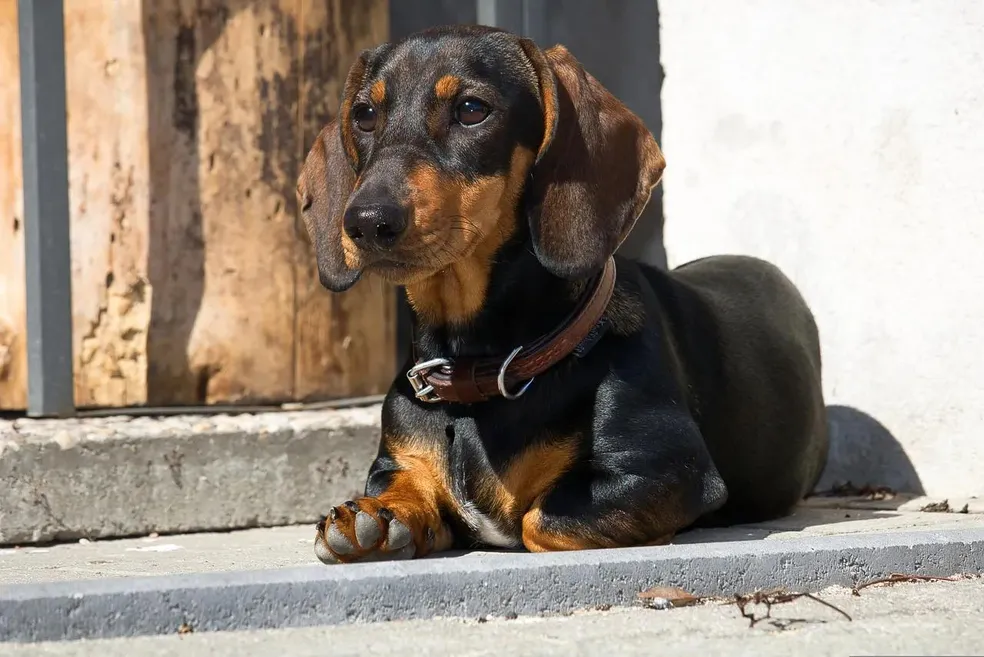
#> input picture IA_Model/Dataset/ImDog/IsDog (1.2).webp, 984 x 657 px, found by its file name; its folder holds only this picture in this run
$ python Passo1_Redimensionar.py
#> lines starting #> are read from the running program, lines starting #| are printed output that depends on the picture
### IA_Model/Lib_Preenchimento.py
from PIL import Image
import cv2
import os

Target_width=3840
Target_height=2560

def redimensionar_imagem(caminho):

#> called with caminho = 'Dataset\\ImDog/IsDog (1.2).webp'
        imagem = Image.open(caminho)
#> imagem is the input picture: PIL image 984x657 RGB; mean R, G, B 150.6, 139.5, 128.3

        # Obtém as dimensões atuais da imagem
        largura_atual, altura_atual = imagem.size
#> largura_atual = 984; altura_atual = 657

        if (altura_atual/Target_height)>(largura_atual/Target_width):
            return preenchimento_lateral(imagem,largura_atual,altura_atual)

        elif((altura_atual/Target_height)<(largura_atual/Target_width)):
            return preenchimento_sanduiche(imagem,largura_atual,altura_atual)

        else:
            return expansao((imagem,largura_atual,altura_atual))


def preenchimento_lateral(imagem,largura,altura):

    #Se eu maximizo a altura
    #236w x 332h
    #?w x 2560h
#> called with largura = 984, altura = 657
    imagem_com_bordas = Image.new('RGB', (Target_width, Target_height), 'black')
#> imagem_com_bordas: PIL image 3840x2560 RGB; every value is 0

    nova_largura=(largura*Target_height)/altura
#> nova_largura = 3834.2

    imagem = imagem.resize((int(nova_largura), Target_height), Image.BICUBIC)
#> imagem: PIL image 3834x2560 RGB

    x = (imagem_com_bordas.width - imagem.width) // 2
#> x = 3
    y = 0

    imagem_com_bordas.paste(imagem,(int(x), int(y)) )
    return imagem_com_bordas

# [16 lines left out: function preenchimento_sanduiche, not called in this run]

def expansao(imagem,largura,altura):
    imagem = imagem.resize((Target_height, Target_width ), Image.BICUBIC)
    return imagem


"""
def main():
    os.system('cls' if os.name == 'nt' else 'clear')
    #caminho_imagem="Bcopy.jpeg" #De 236x332 a 3840x2560
    caminho_imagem="IsDog (1.2).webp" #De 984x657 a 3840x2560

    if os.path.exists(caminho_imagem):
        try:
            nova_imagem=redimensionar_imagem(caminho_imagem)
        except Exception as error:
            print(f"Erro ao redimensionar a imagem: {error}")
        # Redimensiona a imagem
        print(f"Resolução depois do preenchimento: {nova_imagem.width}x{nova_imagem.height}")
        nova_imagem.show()

    else:
        print("Caminho da imagem inválido.")

if __name__ == "__main__":
    main()


"""

### IA_Model/Passo1_Redimensionar.py
import progressbar
from Lib_Preenchimento import redimensionar_imagem
from PIL import Image
import os

def redimensionar_e_salvar_imagem(caminho_imagem, pasta_destino):
    try:
        nova_imagem = redimensionar_imagem(caminho_imagem)
        nome_arquivo = os.path.basename(caminho_imagem)
        caminho_destino = os.path.join(pasta_destino, nome_arquivo)
        nova_imagem = nova_imagem.convert('L')
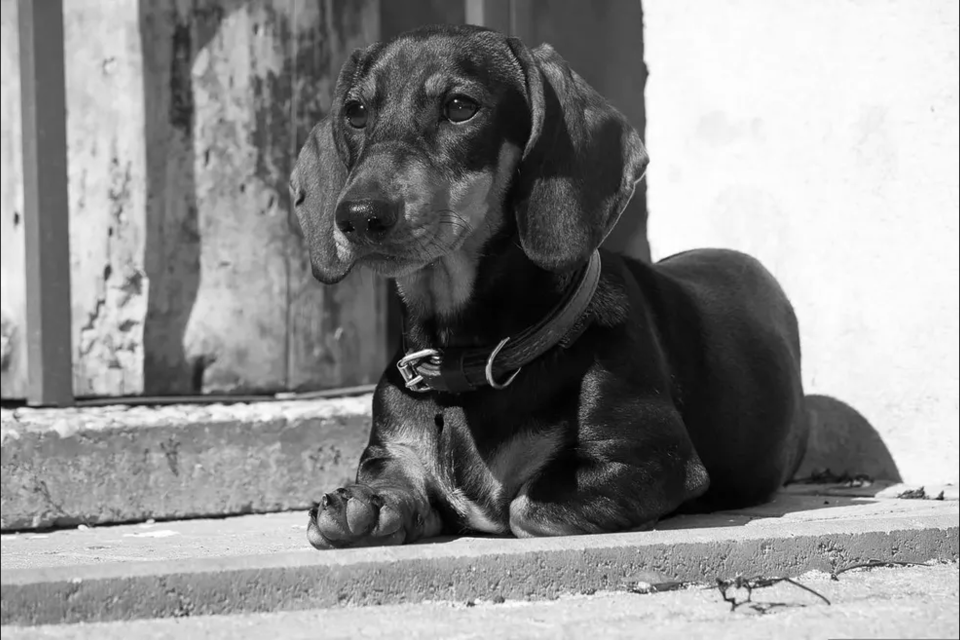
#> nova_imagem: PIL image 3840x2560 L (shown at 1/4 size); min 0, max 255, mean 141.3
        nova_imagem.save(caminho_destino)
        #print(f"Imagem {nome_arquivo} redimensionada e salva em {pasta_destino}")
    except Exception as error:
        print(f"Erro ao processar a imagem {caminho_imagem}: {error}")

def redimensionar_todas_as_imagens(pasta_origem, pasta_destino):
    if not os.path.exists(pasta_destino):
        os.makedirs(pasta_destino)

    imagens = [arquivo for arquivo in os.listdir(pasta_origem) if os.path.isfile(os.path.join(pasta_origem, arquivo))]

    with progressbar.ProgressBar(max_value=len(imagens)) as bar:
        for i, arquivo in enumerate(imagens):
            caminho_imagem = os.path.join(pasta_origem, arquivo)
            if redimensionar_e_salvar_imagem(caminho_imagem, pasta_destino):
                bar.update(i + 1)
def main():
    os.system('cls' if os.name == 'nt' else 'clear')

    pasta_origem = "Dataset\ImDog"
    pasta_destino = "Dataset\DogTrue"

    if os.path.exists(pasta_origem):
        redimensionar_todas_as_imagens(pasta_origem, pasta_destino)
    else:
        print("Caminho da pasta de origem inválido.")

if __name__ == "__main__":
    main()

$ run again, on IA_Model/Dataset/ImDog/IsDog (100).jpeg
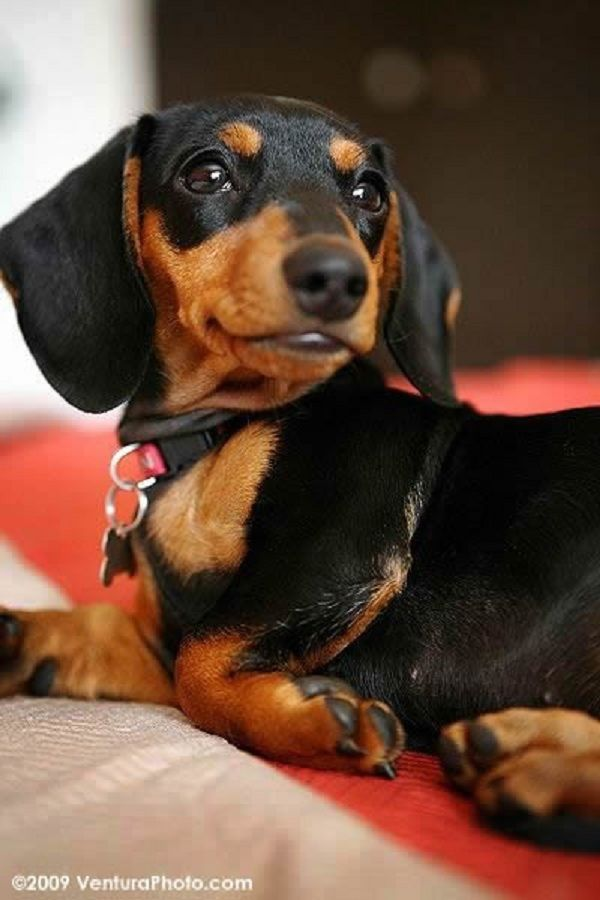
#> input picture IA_Model/Dataset/ImDog/IsDog (100).jpeg, 600 x 900 px, found by its file name
#> in redimensionar_imagem, imagem is the input picture: PIL image 600x900 RGB; mean R, G, B 102.4, 73.7, 57.8
#> imagem: PIL image 1706x2560 RGB
#> in preenchimento_lateral, `imagem_com_bordas.paste(imagem,(int(x), int(y)) )`:
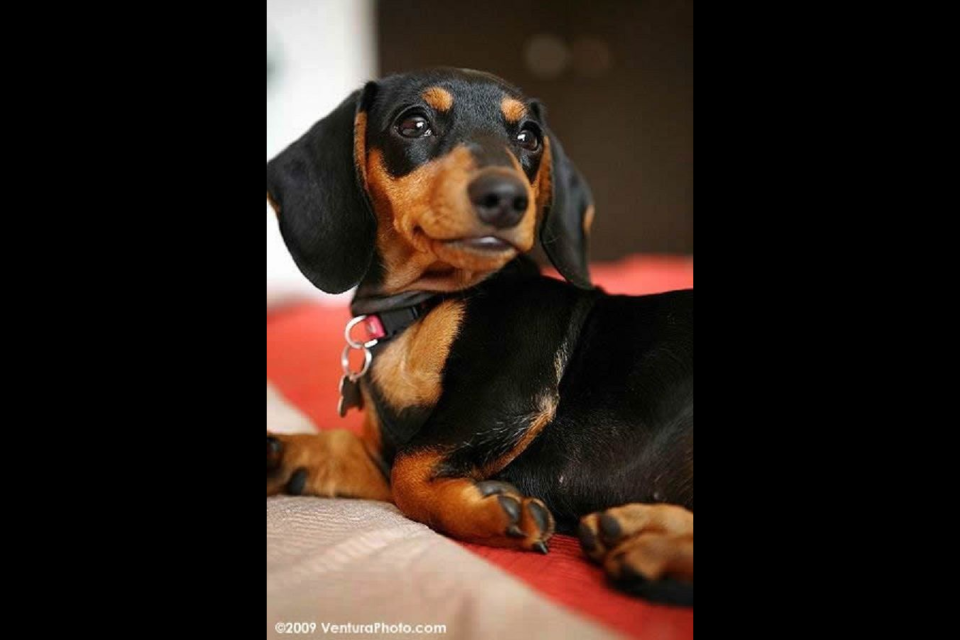
#> imagem_com_bordas: PIL image 3840x2560 RGB (shown at 1/4 size); mean R, G, B 45.5, 32.8, 25.7
#> in redimensionar_e_salvar_imagem, `nova_imagem = nova_imagem.convert('L')`:
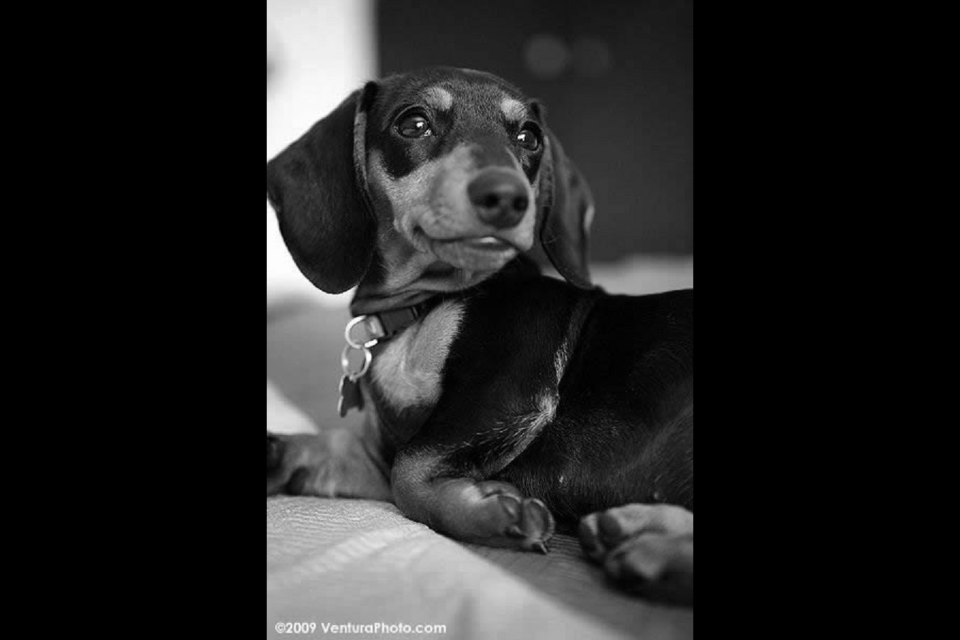
#> nova_imagem: PIL image 3840x2560 L (shown at 1/4 size); min 0, max 255, mean 35.8

$ run again, on IA_Model/Dataset/ImDog/IsDog (102).jpeg
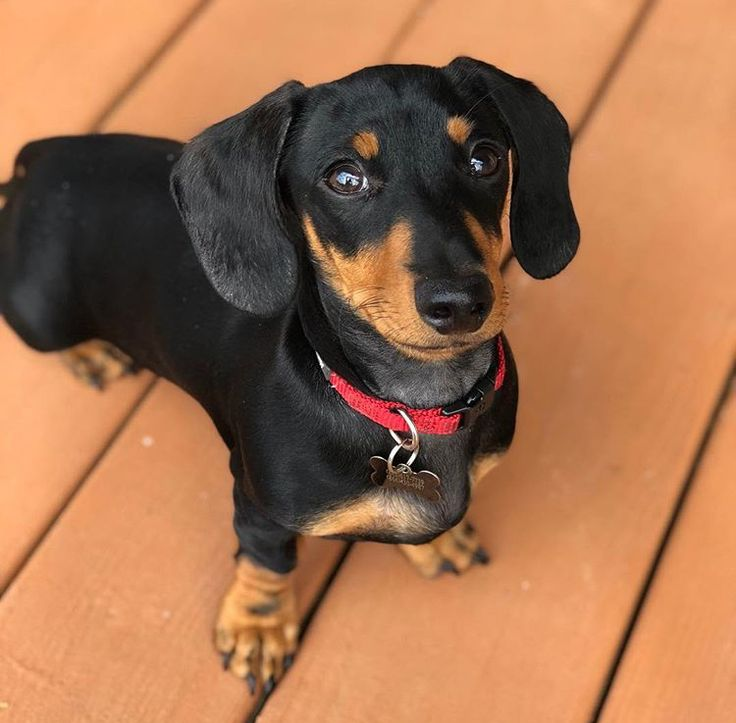
#> input picture IA_Model/Dataset/ImDog/IsDog (102).jpeg, 736 x 723 px, found by its file name
#> in redimensionar_imagem, imagem is the input picture: PIL image 736x723 RGB; mean R, G, B 161.3, 112.1, 78.9
#> imagem: PIL image 2606x2560 RGB
#> in preenchimento_lateral, `imagem_com_bordas.paste(imagem,(int(x), int(y)) )`:
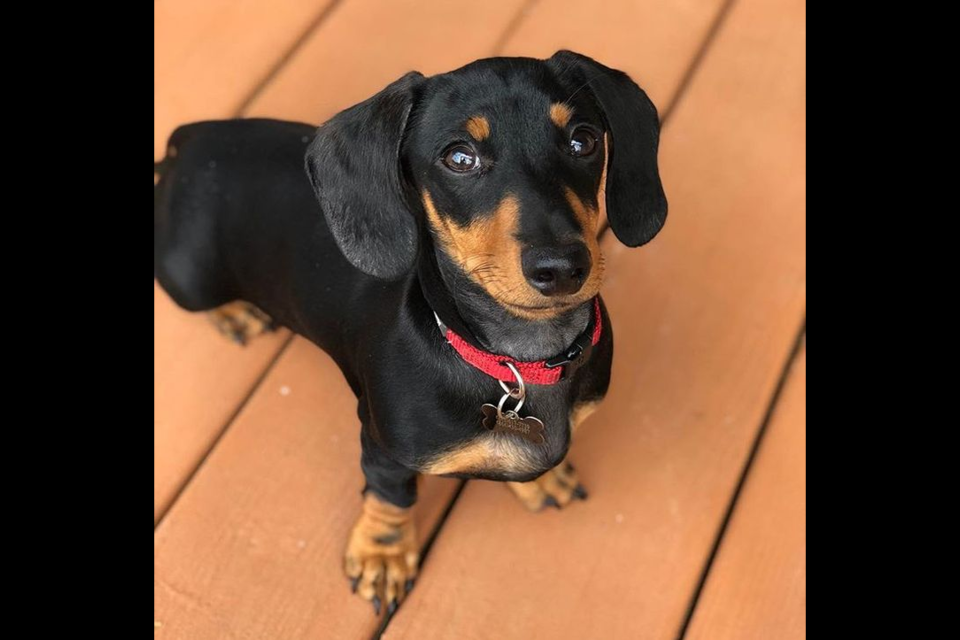
#> imagem_com_bordas: PIL image 3840x2560 RGB (shown at 1/4 size); mean R, G, B 109.5, 76, 53.6
#> in redimensionar_e_salvar_imagem, `nova_imagem = nova_imagem.convert('L')`:
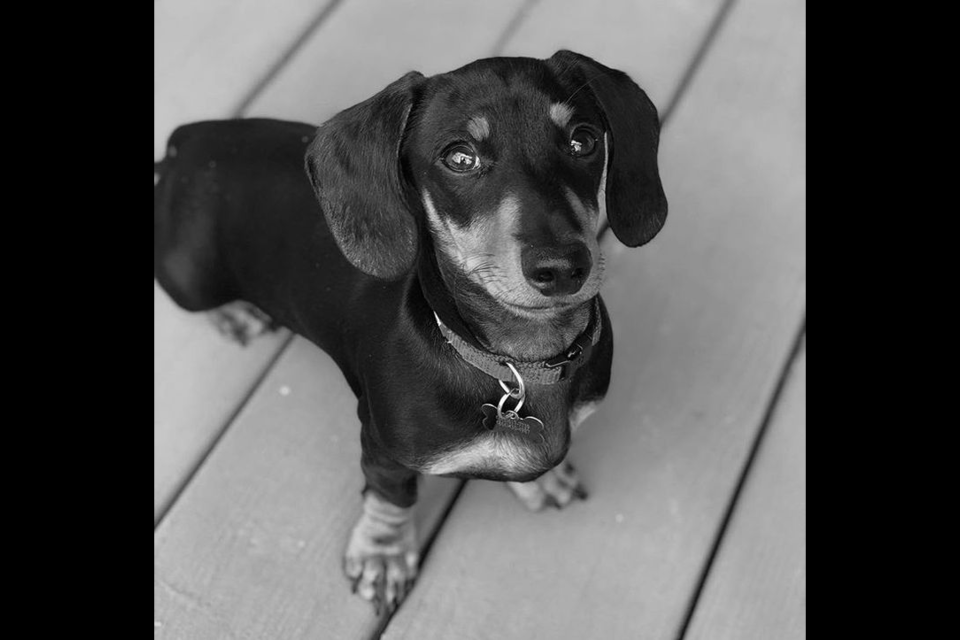
#> nova_imagem: PIL image 3840x2560 L (shown at 1/4 size); min 0, max 255, mean 83.5

$ run again, on IA_Model/Dataset/ImDog/IsDog (103).jpeg
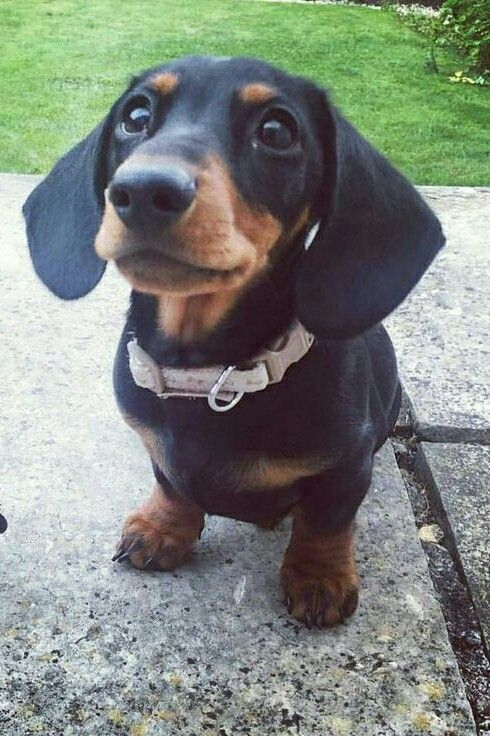
#> input picture IA_Model/Dataset/ImDog/IsDog (103).jpeg, 490 x 736 px, found by its file name
#> in redimensionar_imagem, imagem is the input picture: PIL image 490x736 RGB; mean R, G, B 126.9, 133.9, 125.9
#> imagem: PIL image 1704x2560 RGB
#> in preenchimento_lateral, `imagem_com_bordas.paste(imagem,(int(x), int(y)) )`:
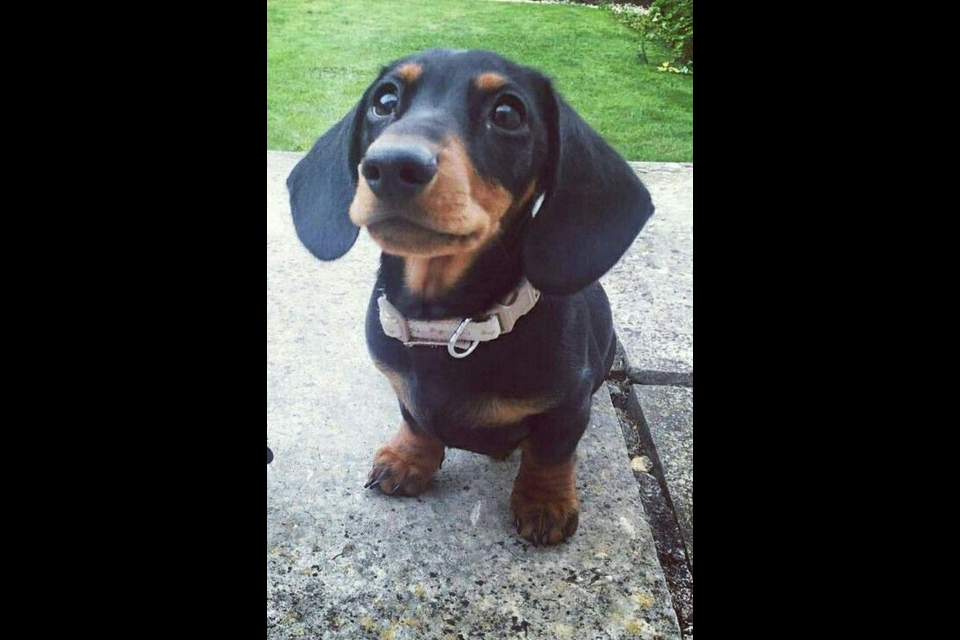
#> imagem_com_bordas: PIL image 3840x2560 RGB (shown at 1/4 size); mean R, G, B 56.3, 59.4, 55.9
#> in redimensionar_e_salvar_imagem, `nova_imagem = nova_imagem.convert('L')`:
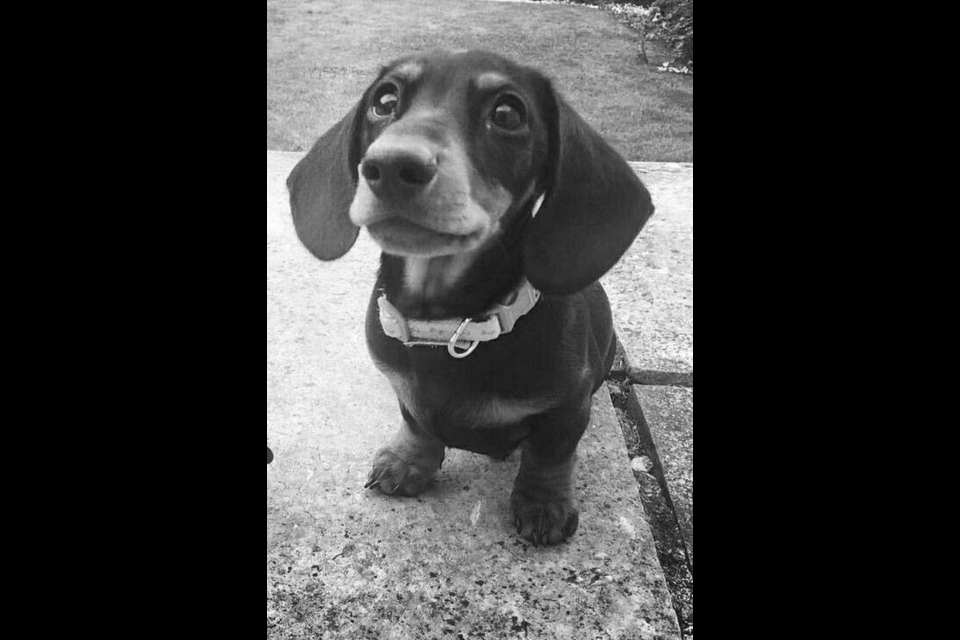
#> nova_imagem: PIL image 3840x2560 L (shown at 1/4 size); min 0, max 255, mean 58.1

$ run again, on IA_Model/Dataset/ImDog/IsDog (10).jpeg
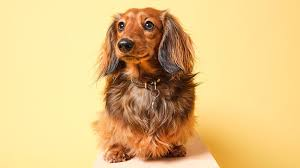
#> input picture IA_Model/Dataset/ImDog/IsDog (10).jpeg, 300 x 168 px, found by its file name
#> in redimensionar_imagem, imagem is the input picture: PIL image 300x168 RGB; mean R, G, B 227.5, 194.2, 130.7
#> imagem: PIL image 3840x2150 RGB
#> in preenchimento_sanduiche, `imagem_com_bordas.paste(imagem,(int(x), int(y)) )`:
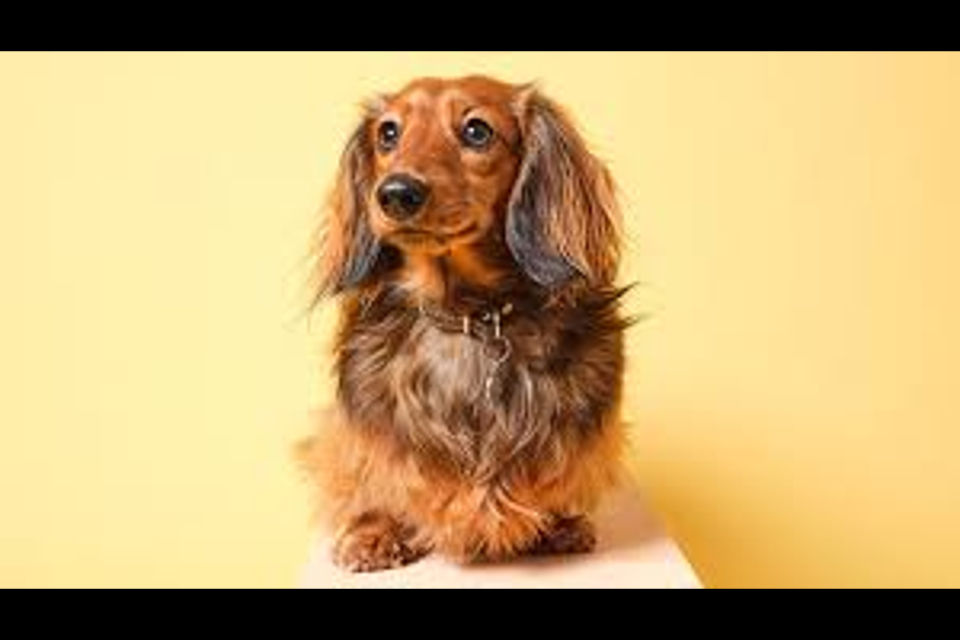
#> imagem_com_bordas: PIL image 3840x2560 RGB (shown at 1/4 size); mean R, G, B 191, 163.1, 109.8
#> in redimensionar_e_salvar_imagem, `nova_imagem = nova_imagem.convert('L')`:
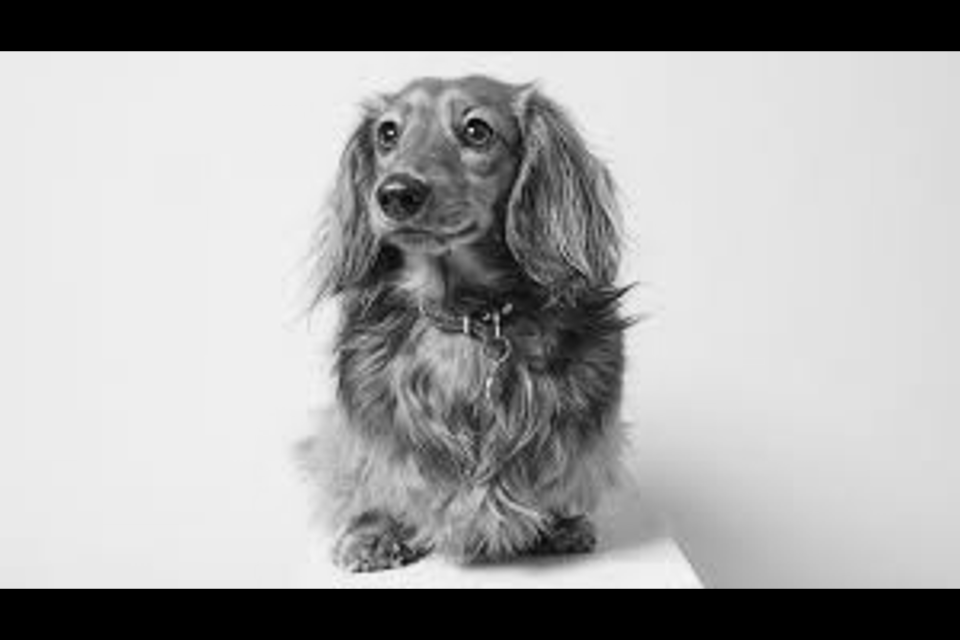
#> nova_imagem: PIL image 3840x2560 L (shown at 1/4 size); min 0, max 249, mean 165.4
